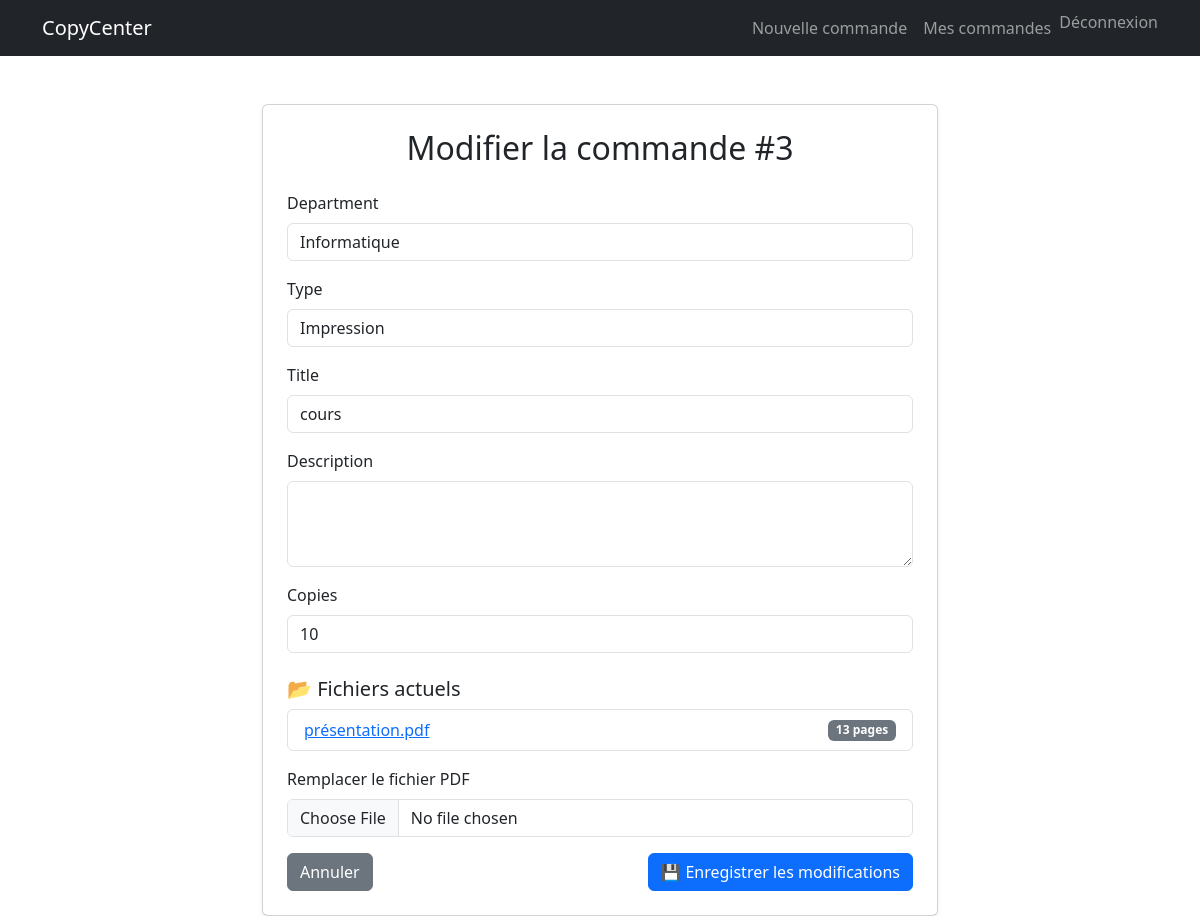
The app's page /orders/3/edit/ (signed in) with its own data.
### orders/models.py (models this page shows, shortened)
class Order(models.Model):
    TYPE_CHOICES = [
        ("IMPRESSION", "Impression"),
        ("PHOTOCOPIE", "Photocopie"),
    ]
    STATUS_CHOICES = [
        ("BROUILLON", "Brouillon"),
        ("SOUMISE", "Soumise"),
        ("VALIDÉE", "Validée"),
        ("REFUSÉE", "Refusée"),
        ("EN_COURS", "En cours"),
        ("TERMINÉE", "Terminée"),
    ]
    created_by = models.ForeignKey(User, on_delete=models.CASCADE)
    department = models.ForeignKey(Department, on_delete=models.PROTECT)
    type = models.CharField(max_length=12, choices=TYPE_CHOICES)
    title = models.CharField(max_length=200)
    description = models.TextField(blank=True)
    copies = models.PositiveIntegerField(default=1)
    pages = models.PositiveIntegerField(default=0)
    status = models.CharField(max_length=10, choices=STATUS_CHOICES, default="BROUILLON")
    created_at = models.DateTimeField(auto_now_add=True)
    updated_at = models.DateTimeField(auto_now=True)

class OrderFile(models.Model):
    order = models.ForeignKey(Order, on_delete=models.CASCADE, related_name="files")
    file = models.FileField(upload_to="orders/", validators=[FileExtensionValidator(["pdf"])])
    page_count = models.PositiveIntegerField(default=0)
    original_filename = models.CharField(max_length=255, blank=True)

### orders/views.py (the view)
# urls.py: path("<int:order_id>/edit/", views.edit_order, name="edit_order"),
@login_required
@login_required
def edit_order(request, order_id):
    order = get_object_or_404(Order, id=order_id, created_by=request.user)
    if request.method == "POST":
        form = OrderForm(request.POST, instance=order)
        file_form = OrderFileForm(request.POST, request.FILES)
        if form.is_valid():
            order = form.save(commit=False)
            order.save()
            uploaded_file = request.FILES.get("file")
            if uploaded_file:
                for old in order.files.all():
                    if old.file:
                        old.file.delete(save=False)  # supprime le fichier physique
                    old.delete()
                if file_form.is_valid():
                    new_file = file_form.save(commit=False)
                    new_file.order = order
                    new_file.save()
            return redirect("order_list")
    else:
        form = OrderForm(instance=order)
        file_form = OrderFileForm()
    return render(request, "orders/edit_order.html", {
        "form": form,
        "file_form": file_form,
        "order": order,
    })

### orders/forms.py
class OrderForm(forms.ModelForm):
    class Meta:
        model = Order
        fields = ["department", "type", "title", "description", "copies"]  # ✅ champs visibles
        widgets = {
            "description": forms.Textarea(attrs={"rows": 3}),
        }

class OrderFileForm(forms.ModelForm):
    class Meta:
        model = OrderFile
        fields = ["file"]

### core/models.py (called while the page is built)
    def __str__(self):
        return self.name

### orders/templates/orders/edit_order.html (shortened to what this page needs)
{% extends "base.html" %}
{% load widget_tweaks %}
{% block content %}
<div class="container mt-5" style="max-width: 700px;">
    <div class="card shadow-sm p-4">
        <h2 class="mb-4 text-center">Modifier la commande #{{ order.id }}</h2>
        <form method="post" enctype="multipart/form-data">
            {% for field in form %}
                <div class="mb-3">
                    <label for="{{ field.id_for_label }}" class="form-label">{{ field.label }}</label>
                    {{ field|add_class:"form-control" }}
                </div>
            {% endfor %}
            <h5 class="mt-4">📂 Fichiers actuels</h5>
            <ul class="list-group mb-3">
                {% for f in order.files.all %}
                    <li class="list-group-item d-flex justify-content-between align-items-center">
                        <a href="{{ f.file.url }}" target="_blank">{{ f.original_filename }}</a>
                        <span class="badge bg-secondary">{{ f.page_count }} pages</span>
                    </li>
                {% empty %}
                    <li class="list-group-item text-muted">Aucun fichier lié</li>
                {% endfor %}
            </ul>
            <div class="mb-3">
                <label for="id_file" class="form-label">Remplacer le fichier PDF</label>
                {{ file_form.file|add_class:"form-control" }}
            </div>
            <div class="d-flex justify-content-between">
                <a href="{% url 'order_list' %}" class="btn btn-secondary">Annuler</a>
                <button type="submit" class="btn btn-primary">💾 Enregistrer les modifications</button>
            </div>
        </form>
    </div>
</div>
{% endblock %}

### records on screen
Order: id "3", form "Informatique" "Impression" "cours" "10"
OrderFile: original_filename "présentation.pdf", page_count "13"

### other values on screen
{{ field.label }} "Department" "Type" "Title" "Description" "Copies"
